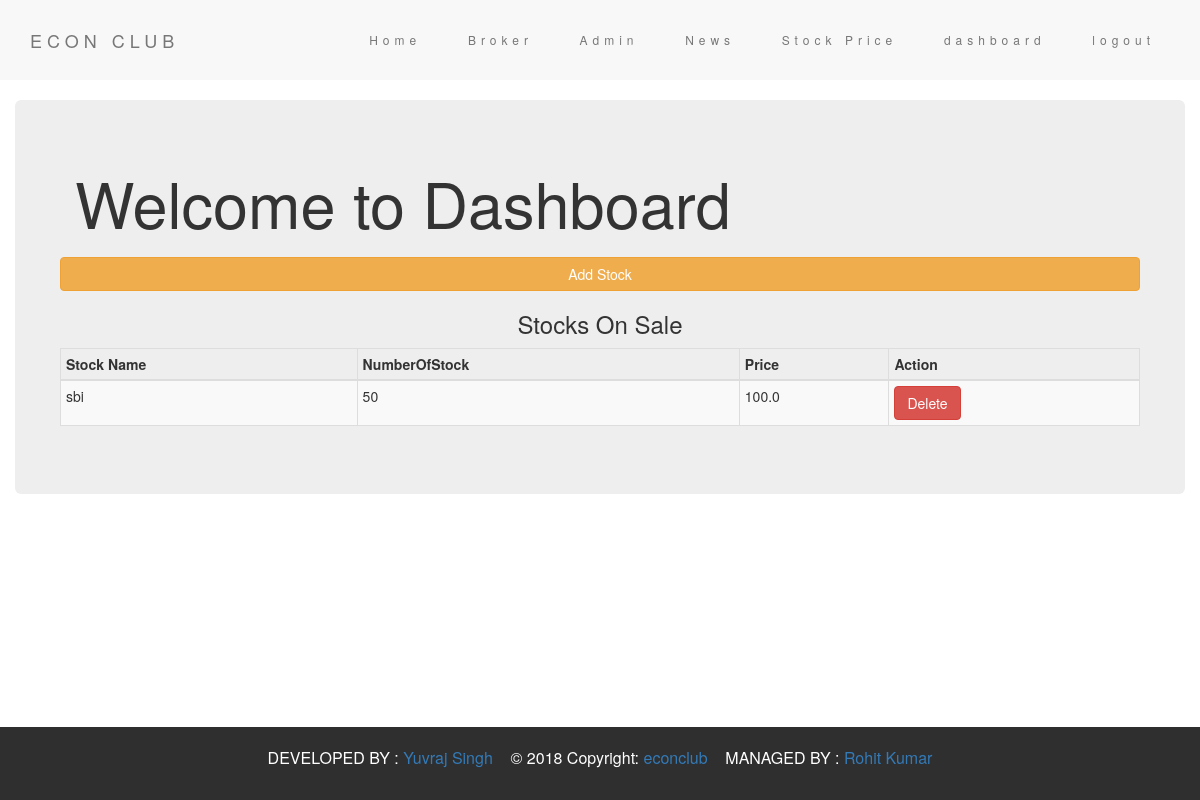
The page /dashboard/ (signed in) on the database its author committed.
### login/models.py (models this page shows)
class UserStockDisplay(models.Model):
    author=models.ForeignKey(User, on_delete=models.SET_NULL, null=True)
    StockName = models.ForeignKey(Stock,on_delete=models.CASCADE)
    NumberOfStock = models.IntegerField(blank=False, null=False)
    SellingPrice = models.FloatField(blank=False,null=False)

class Stock(models.Model):
    StockName = models.CharField(blank=True, max_length=100)
    CurrentPrice = models.FloatField(null=True,blank=True)
    def __str__(self):
        return self.StockName

### login/views.py (the view)
# urls.py: path('dashboard/',views.dashboard,name='dashboard'),
@login_required
def dashboard(request):
      user_dashdata=UserStockDisplay.objects.filter(author=request.user)
      UserStockDisplayDic={'dashdata':user_dashdata}
      return render(request,'login/dashboard.html',{'dashdata':user_dashdata})

### templates/login/dashboard.html (shortened to what this page needs)
{% extends 'login/login.html' %}
{% block body_block %}
<div class="container-fluid">
<div class="jumbotron">
  <h1>Welcome to Dashboard</h1>
<div class="row">
  <div class="col-4">
    <div><a style="margin-top:10px;width:100%"  class="btn btn-warning transparent" href="{% url 'stock_create' %}">Add Stock</a></div>
  </div>
  <div class="col-8">
    <h3 align="center" text-align="center">Stocks On Sale</h3>
    <table class="table table-striped table-bordered table-hover table-condensed">
      <thead>
        <th>Stock Name</th>
        <th>NumberOfStock</th>
        <th>Price</th>
        <th>Action</th>
      </thead>
{% if dashdata %}
      {% for dd in dashdata %}
      <tr>
        <td>{{ dd.StockName }}</td>
        <td>{{ dd.NumberOfStock }}</td>
        <td>{{ dd.SellingPrice }}</td>
        <td><form action="{% url 'UserStockDisplaydelete' dd.id %}" method="post">
            <button type="submit" class="btn btn-danger" name="button" value="Delete">Delete</button>
            </form>
        </td>
      </tr>
      {%endfor%}
{% endif %}
    </table>
  </div>
</div>
</div>
</div>
{% endblock %}

### templates/login/login.html (style rules this page uses)
.container-fluid { padding-top: 20px; padding-bottom: 20px; }

### rows shown on the page
UserStockDisplay: StockName "sbi", NumberOfStock "50", SellingPrice "100.0"
